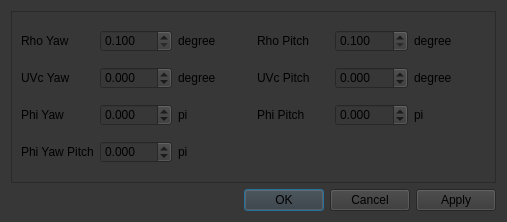
<?xml version="1.0" encoding="UTF-8"?>
<ui version="4.0">
 <class>DialogCustomMode</class>
 <widget class="QDialog" name="DialogCustomMode">
  <property name="geometry">
   <rect>
    <x>0</x>
    <y>0</y>
    <width>507</width>
    <height>222</height>
   </rect>
  </property>
  <property name="font">
   <font>
    <pointsize>12</pointsize>
   </font>
  </property>
  <property name="windowTitle">
   <string>Custom Mode</string>
  </property>
  <property name="styleSheet">
   <string notr="true">background-color: rgb(55, 55, 55);</string>
  </property>
  <property name="locale">
   <locale language="Chinese" country="China"/>
  </property>
  <layout class="QVBoxLayout" name="verticalLayout">
   <item>
    <widget class="QFrame" name="frame">
     <property name="frameShape">
      <enum>QFrame::StyledPanel</enum>
     </property>
     <property name="frameShadow">
      <enum>QFrame::Raised</enum>
     </property>
     <layout class="QGridLayout" name="gridLayout">
      <item row="0" column="0">
       <widget class="QLabel" name="label_rho_yaw">
        <property name="text">
         <string>Rho Yaw</string>
        </property>
       </widget>
      </item>
      <item row="0" column="1">
       <widget class="QDoubleSpinBox" name="doubleSpinBox_rho_yaw">
        <property name="decimals">
         <number>3</number>
        </property>
        <property name="minimum">
         <double>0.100000000000000</double>
        </property>
        <property name="maximum">
         <double>90.000000000000000</double>
        </property>
        <property name="singleStep">
         <double>5.000000000000000</double>
        </property>
       </widget>
      </item>
      <item row="0" column="2">
       <widget class="QLabel" name="label_rho_yaw_unit">
        <property name="text">
         <string>degree</string>
        </property>
       </widget>
      </item>
      <item row="0" column="3">
       <widget class="QLabel" name="label_rho_pitch">
        <property name="text">
         <string>Rho Pitch</string>
        </property>
       </widget>
      </item>
      <item row="0" column="4">
       <widget class="QDoubleSpinBox" name="doubleSpinBox_rho_pitch">
        <property name="decimals">
         <number>3</number>
        </property>
        <property name="minimum">
         <double>0.100000000000000</double>
        </property>
        <property name="maximum">
         <double>90.000000000000000</double>
        </property>
        <property name="singleStep">
         <double>5.000000000000000</double>
        </property>
       </widget>
      </item>
      <item row="0" column="5">
       <widget class="QLabel" name="label_rho_pitch_unit">
        <property name="text">
         <string>degree</string>
        </property>
       </widget>
      </item>
      <item row="1" column="0">
       <widget class="QLabel" name="label_uvc_yaw">
        <property name="text">
         <string>UVc Yaw</string>
        </property>
       </widget>
      </item>
      <item row="1" column="1">
       <widget class="QDoubleSpinBox" name="doubleSpinBox_uvc_yaw">
        <property name="decimals">
         <number>3</number>
        </property>
        <property name="minimum">
         <double>-50.000000000000000</double>
        </property>
        <property name="maximum">
         <double>50.000000000000000</double>
        </property>
        <property name="singleStep">
         <double>5.000000000000000</double>
        </property>
        <property name="value">
         <double>0.000000000000000</double>
        </property>
       </widget>
      </item>
      <item row="1" column="2">
       <widget class="QLabel" name="label_uvc_yaw_unit">
        <property name="text">
         <string>degree</string>
        </property>
       </widget>
      </item>
      <item row="1" column="3">
       <widget class="QLabel" name="label_uvc_pitch">
        <property name="text">
         <string>UVc Pitch</string>
        </property>
       </widget>
      </item>
      <item row="1" column="4">
       <widget class="QDoubleSpinBox" name="doubleSpinBox_uvc_pitch">
        <property name="decimals">
         <number>3</number>
        </property>
        <property name="minimum">
         <double>-50.000000000000000</double>
        </property>
        <property name="maximum">
         <double>50.000000000000000</double>
        </property>
        <property name="singleStep">
         <double>5.000000000000000</double>
        </property>
        <property name="value">
         <double>0.000000000000000</double>
        </property>
       </widget>
      </item>
      <item row="1" column="5">
       <widget class="QLabel" name="label_uvc_pitch_unit">
        <property name="text">
         <string>degree</string>
        </property>
       </widget>
      </item>
      <item row="2" column="0">
       <widget class="QLabel" name="label_phi_yaw">
        <property name="text">
         <string>Phi Yaw</string>
        </property>
       </widget>
      </item>
      <item row="2" column="1">
       <widget class="QDoubleSpinBox" name="doubleSpinBox_phi_yaw">
        <property name="decimals">
         <number>3</number>
        </property>
        <property name="minimum">
         <double>-1.000000000000000</double>
        </property>
        <property name="maximum">
         <double>1.000000000000000</double>
        </property>
        <property name="singleStep">
         <double>0.500000000000000</double>
        </property>
       </widget>
      </item>
      <item row="2" column="2">
       <widget class="QLabel" name="label_phi_yaw_unit">
        <property name="text">
         <string>pi</string>
        </property>
       </widget>
      </item>
      <item row="2" column="3">
       <widget class="QLabel" name="label_phi_pitch">
        <property name="text">
         <string>Phi Pitch</string>
        </property>
       </widget>
      </item>
      <item row="2" column="4">
       <widget class="QDoubleSpinBox" name="doubleSpinBox_phi_pitch">
        <property name="decimals">
         <number>3</number>
        </property>
        <property name="minimum">
         <double>-1.000000000000000</double>
        </property>
        <property name="maximum">
         <double>1.000000000000000</double>
        </property>
        <property name="singleStep">
         <double>0.500000000000000</double>
        </property>
       </widget>
      </item>
      <item row="2" column="5">
       <widget class="QLabel" name="label_phi_pitch_unit">
        <property name="text">
         <string>pi</string>
        </property>
       </widget>
      </item>
      <item row="3" column="0">
       <widget class="QLabel" name="label_phi_yaw_pitch">
        <property name="text">
         <string>Phi Yaw Pitch</string>
        </property>
       </widget>
      </item>
      <item row="3" column="1">
       <widget class="QDoubleSpinBox" name="doubleSpinBox_phi_yaw_pitch">
        <property name="decimals">
         <number>3</number>
        </property>
        <property name="minimum">
         <double>-0.500000000000000</double>
        </property>
        <property name="maximum">
         <double>0.500000000000000</double>
        </property>
        <property name="singleStep">
         <double>0.500000000000000</double>
        </property>
       </widget>
      </item>
      <item row="3" column="2">
       <widget class="QLabel" name="label_phi_yaw_pitch_unit">
        <property name="text">
         <string>pi</string>
        </property>
       </widget>
      </item>
     </layout>
    </widget>
   </item>
   <item>
    <widget class="QDialogButtonBox" name="buttonBox">
     <property name="focusPolicy">
      <enum>Qt::NoFocus</enum>
     </property>
     <property name="orientation">
      <enum>Qt::Horizontal</enum>
     </property>
     <property name="standardButtons">
      <set>QDialogButtonBox::Apply|QDialogButtonBox::Cancel|QDialogButtonBox::Ok</set>
     </property>
    </widget>
   </item>
  </layout>
 </widget>
 <resources/>
 <connections>
  <connection>
   <sender>buttonBox</sender>
   <signal>accepted()</signal>
   <receiver>DialogCustomMode</receiver>
   <slot>accept()</slot>
   <hints>
    <hint type="sourcelabel">
     <x>248</x>
     <y>254</y>
    </hint>
    <hint type="destinationlabel">
     <x>157</x>
     <y>274</y>
    </hint>
   </hints>
  </connection>
  <connection>
   <sender>buttonBox</sender>
   <signal>rejected()</signal>
   <receiver>DialogCustomMode</receiver>
   <slot>reject()</slot>
   <hints>
    <hint type="sourcelabel">
     <x>316</x>
     <y>260</y>
    </hint>
    <hint type="destinationlabel">
     <x>286</x>
     <y>274</y>
    </hint>
   </hints>
  </connection>
 </connections>
</ui>
